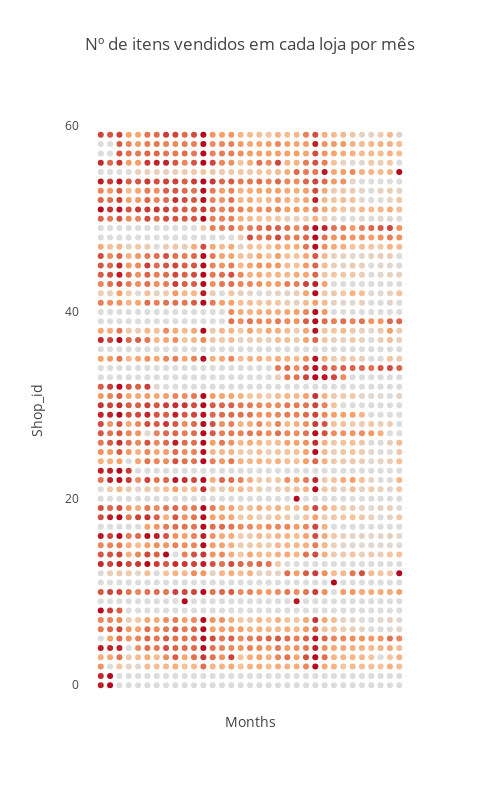

Notebook code for this chart:
### Markdown cell above
Como o objetivo final é prever o número de vendas de cada item por loja, vou visualizar esses dados em um único gráfico. A ideia é colocar o número de itens vendidos por mês como uma cor, o número da loja no eixo $y$ e os meses no eixo $x$. (valor baixo = claro, valor alto = escuro)

### Code cell
df = train_clean.pivot_table(index=['shop_id'], 
                             columns=['date_block_num'],
                             values=['item_cnt_day'],
                             aggfunc='sum', fill_value=0)

df.columns = df.columns.droplevel(0)

shop_s = train['shop_id'].unique()

date_range = pd.date_range(start='1/2013', periods=months, freq='M')
date = [ str(date_range.year[month]) + '/' + str(date_range.month_name()[month]) for month in range(months)]

trace = [go.Scatter(
    
                x = date,
                y = [ shop for _ in range(33)],
                mode = 'markers',
                text = ['shop: ' + str(shop) + ', Value: ' + str(df.loc[shop, i]) for i in range(33)],
                hoverinfo='x+text',
    
                marker = dict(
                        color = df.loc[shop, 0:33],
                        colorscale = 'Reds'
                ),
    
                showlegend=False,
            )
        for shop in shop_s]

layout = go.Layout(
                title='Nº de itens vendidos em cada loja por mês',
                width=500,
                height=800,
                hovermode= 'closest',
    
                xaxis = dict(
                             showticklabels = False,
                             showgrid=False,
                             title='Months',
                             position = 0.05,
                            ),
    
                yaxis = dict(
                             showticklabels = True,
                             zeroline = False,
                             title='Shop_id',
                             showgrid=False,
                             nticks = 6,
                            ),
    
        )

fig = go.Figure(trace, layout)
iplot(fig)
